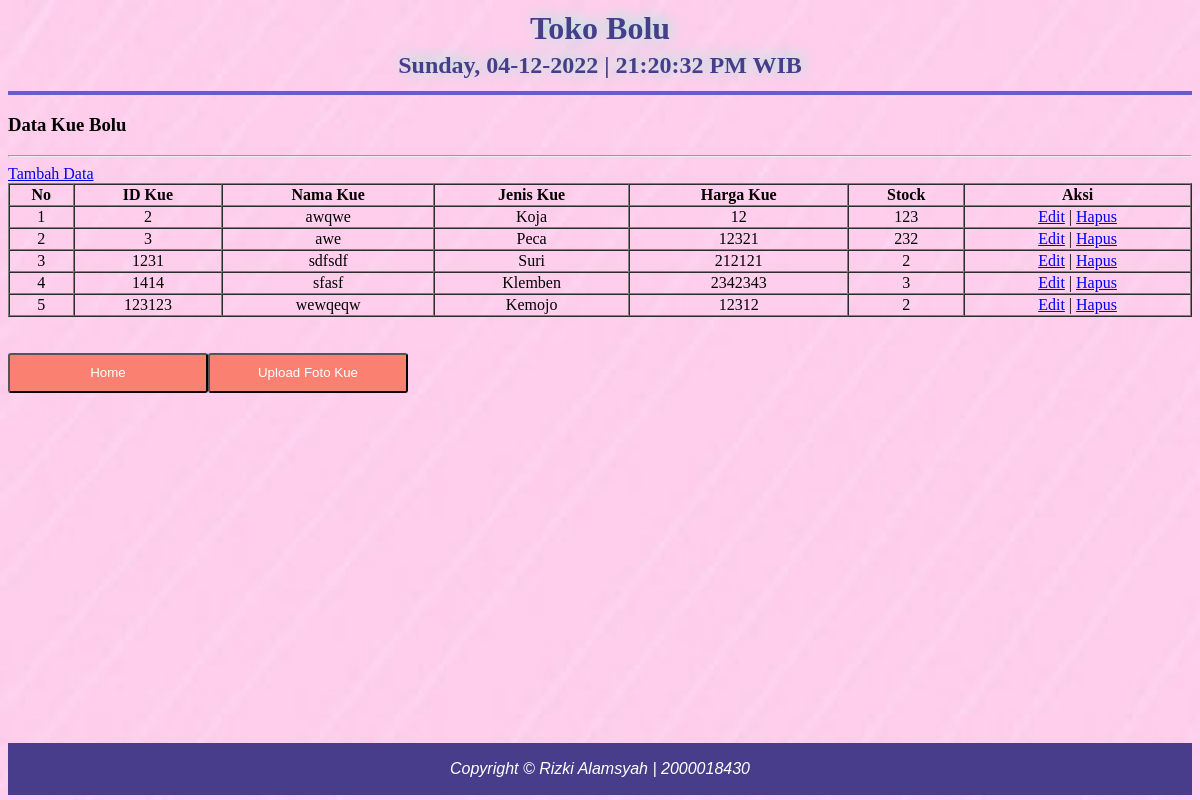
Page /data_kue.php on the committed database.
### tables this page shows
CREATE TABLE `data_produk` (
  `id_kue` int(15) NOT NULL,
  `nama_kue` varchar(30) NOT NULL,
  `jenis_kue` enum('Klemben','Kemojo','Suri','Peca','Koja') NOT NULL,
  `harga_kue` int(20) NOT NULL,
  `stock` int(10) NOT NULL
);

### data_kue.php (the view, shortened to what this page needs)
<!DOCTYPE html>
<html>
<head>
    <header>
			<h1>Toko Bolu</h1>
			<h2><b>
            <?php echo date('l, d-m-Y');
			echo " | " .date("H:i:s A") ." WIB";?>
			</h2></b>
	</header>
<h3>Data Kue Bolu</h3>
<hr>
<a href="input_kue.php">Tambah Data</a>
<table border="1" cellspacing="0" width="100%">
    <tr>
        <th>No</th>
        <th>ID Kue</th>
        <th>Nama Kue</th>
        <th>Jenis Kue</th>
        <th>Harga Kue</th>
        <th>Stock</th>
        <th>Aksi</th>
    </tr>
    <?php
    include "koneksi.php";
    $no=1;
    $sqlcabang = mysqli_query($konek, "SELECT * FROM data_produk ORDER BY id_kue ASC");
    while($d = mysqli_fetch_array($sqlcabang)){
        echo"<tr>
        <td align='center'>$no</td>
        <td align='center'>$d[id_kue]</td>
        <td align='center'>$d[nama_kue]</td>
        <td align='center'>$d[jenis_kue]</td>
        <td align='center'>$d[harga_kue]</td>
        <td align='center'>$d[stock]</td>
        <td align='center'>
            <a href = 'edit_kue.php?id_kue=$d[id_kue]'>Edit</a> | <a href = 'hapus_kue.php?id_kue=$d[id_kue]'>Hapus</a>
        </td>
        </tr>";
        $no++;
    }
    ?>
</table>
        <br>
        <br>
        <table>
        <form action="halutama.php">
            <input class="tombol" type="submit" value="Home">
        </form>
        <form action="index.php">
            <input class="tombol" type="submit" value="Upload Foto Kue">
        </form>
        </table>
    <div class="footer">
    <p>Copyright &copy; Rizki Alamsyah | 2000018430</p>
    </div>

### data_kue.php (style rules this page uses)
header { position: relative; top: 0%; height: 70px; color:#483D8B; border-bottom: 4px solid #6A5ACD; border:left 0px; border-right: 0px; text-align: center; line-height:15px; text-shadow: 2px -2px 15px #7FFFD4; }
h2 { text-align: center; }
.tombol { background-color: salmon; color: #fff; border-radius: 3px; width: 200px; height: 40px; }
.footer { margin-top:350px; padding: 1px; background-color: #483D8B; text-align: center; color: #fff; font-family: Arial, Helvetica, sans-serif; font-style: italic }

### rows in the picture
data_produk: id_kue "2", nama_kue "awqwe", jenis_kue "Koja", harga_kue "12", stock "123"
data_produk: id_kue "3", nama_kue "awe", jenis_kue "Peca", harga_kue "12321", stock "232"
data_produk: id_kue "1231", nama_kue "sdfsdf", jenis_kue "Suri", harga_kue "212121", stock "2"
data_produk: id_kue "1414", nama_kue "sfasf", jenis_kue "Klemben", harga_kue "2342343", stock "3"
data_produk: id_kue "123123", nama_kue "wewqeqw", jenis_kue "Kemojo", harga_kue "12312", stock "2"
